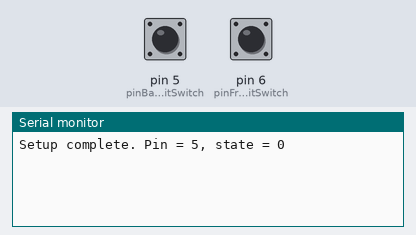
Bench run of a sketch on a simulated Arduino Uno, built with avr-gcc and run on an emulated ATmega328P. Parts: the last lines printed to the serial monitor. The inputs (shaded band) are chosen by the test bench; at power-on: pin 5 (pinBackLimitSwitch) LOW, pin 6 (pinFrontLimitSwitch) LOW.

Above: at 1.2 s.
1.3 s: pin 5 (pinBackLimitSwitch) pulled HIGH for 0.15 s
At 2.6 s:
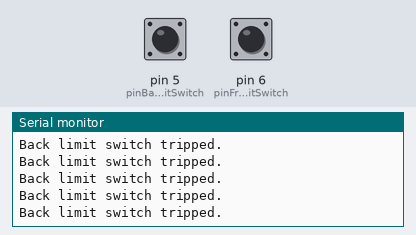
2.9 s: pin 6 (pinFrontLimitSwitch) pulled HIGH for 0.15 s
At 4.2 s:
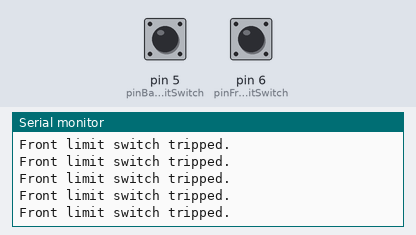
4.5 s: pin 5 (pinBackLimitSwitch) driven HIGH and pin 6 (pinFrontLimitSwitch) driven HIGH
At 5.5 s:
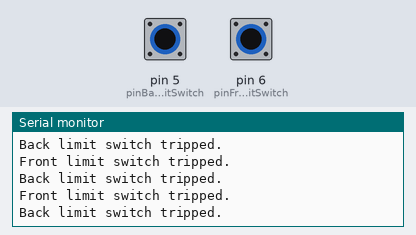

Measured:
- after the input at 1.3 s, the serial monitor: prints a new line at once (image 1)
- after the input at 2.9 s, the serial monitor: prints a new line at once (image 2)

The sketch:

LimitSwitchTest.ino
```cpp
#define pinFrontLimitSwitch 6
#define pinBackLimitSwitch 5

void setup() {
  int initialState;

  Serial.begin(9600);
  pinMode(pinBackLimitSwitch, INPUT);
  initialState = digitalRead(pinBackLimitSwitch);
  Serial.print("Setup complete. Pin = ");
  Serial.print(pinBackLimitSwitch);
  Serial.print(", state = ");
  Serial.println(initialState);
}

void loop() {
  int pinState = digitalRead(pinFrontLimitSwitch);
  if (pinState == HIGH) {
    Serial.println("Front limit switch tripped.");
  }
  pinState = digitalRead(pinBackLimitSwitch);
  if (pinState == HIGH) {
    Serial.println("Back limit switch tripped.");
  }
  delay(10);
}
```
